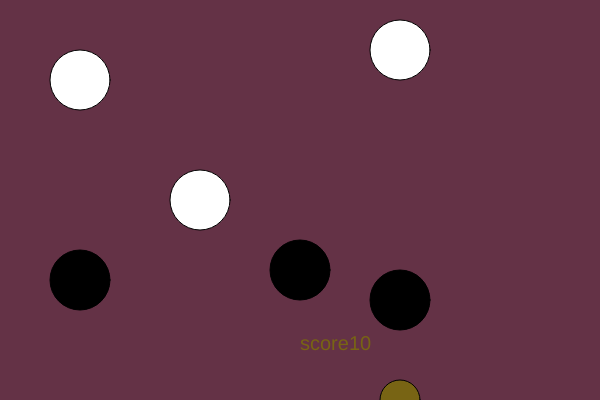
Frame 1 (no input)
Frame 60 (no input): identical to frame 1, image omitted
Frame 120 (the mouse pressed at the canvas centre since frame 60): identical to frame 1, image omitted

The p5.js sketch that drew this single still picture (run headless with seeded random() and noise() and a simulated clock; from frame 60 on, the mouse is pressed at the canvas centre):

// p5.js sketch
// ── sketch.js
let score = 10;
let move = 3;

let collide = false;
let ava1;

let bubbles = [];
let bubbles2 = [];
let objectX = [200, 400, 80];
let objectY = [200, 50, 80];
let object2X = [400, 300, 80];
let object2Y = [300, 270, 280];

function setup() {
  createCanvas(600, 400);
  // rectMode(CENTER);
  textSize(20);


  for (let i = 0; i < 3; i++) { //white bubble
    bubbles[i] = new Bubble(objectX[i], objectY[i],10,255);
  }


  for (j = 0; j < 3; j++) { //black bubble
    bubbles2[j] = new Bubble(object2X[j], object2Y[j],10,0)
  }

  ava1 = new Avator();

}

function draw() {
  background(100, 50, 70)


  if (collide == true) {
    move = move * -1
  } else {
    move = 3
  }

  for (i = 0; i < 3; i++) { //white bubble


    bubbles[i].body();
    bubbles[i].checkCollision(ava1.x,ava1.y,0);
  }

  for (j = 0; j < 3; j++) { //black bubble

    bubbles2[j].body();
    bubbles2[j].checkCollision(ava1.x,ava1.y,255);

  }

  ava1.body();
  ava1.move();
  // ava1.checkCollison()
  // ava1.checkCollison2()



  text('score' + score, width / 2, 350)

}



function keyPressed() {

  for (let i = 0; i < 3; i++) {
    let d = int(dist(ava1.x, ava1.y, bubbles[i].x, bubbles[i].y)); //set broundries for white circles.
    if (keyCode == 32 && d < 55) {

      console.log('hit sadness');
      score = score - 1;
    }
  }
}


//black happiness circles



class Bubble {
  constructor(x, y, r,c) {
    this.x = x;
    this.y = y;
    this.r = 60;
    this.c =color(c);
  }

  body() {
    fill(this.c);
    ellipse(this.x, this.y, this.r);
  }
  // body2() {
  //   fill(c2);
  //   ellipse(this.x, this.y, this.r);
  // }
  checkCollision(a,b,newColor){
    if(dist(this.x,this.y,a,b)<this.r){
      this.c = newColor;
    }else{
      this.c =abs(newColor-255);
    }
  }
}




class Avator {

  constructor(x, y, r) {
    this.x = 400;
    this.y = 400;
    this.r = 40;
    this.c = color(120, 100, 20)
  }


  body() {
    fill(this.c);
    ellipse(this.x, this.y, this.r)
  }


  move() {

    if (keyIsDown(87)) { //press W to go up
      this.y -= move;
    }
    if (keyIsDown(83)) { //press S to go down
      this.y += move;
    }
    if (keyIsDown(65)) { //press A to go left
      this.x -= move;
    }
    if (keyIsDown(68)) { //press D to go right
      this.x += move;
    }

    //////////set the boundry for the window//////////

    if (this.x < 0) { //set left window boundry
      this.x = this.x + move
    }
    if (this.x > width) { //set right window boundry
      this.x = this.x - move
    }
    if (this.y < 0) { //set top window boundry
      this.y = this.y + move
    }
    if (this.y > height) { //set bottom window boundry
      this.y = this.y - move
    }
  }

  //////set the boundry for each circle//////////////

  // checkCollison() {
  //   //
  //   // // for (i = 0; i < 3; i++) {
  //   //
  //   // let d = dist(this.x, this.y, bubbles[0].x, bubbles[0].y);
  //   // let d2 = dist(this.x, this.y, bubbles[1].x, bubbles[1].y);
  //   // let d3 = dist(this.x, this.y, bubbles[2].x, bubbles[2].y)
  //   //
  //   //
  //   // if (d < 50 || d2 < 50 || d3 < 50) {
  //   //   // move = move * -1;
  //   //   collide = true
  //   //   // move = !move ;
  //   //   //   console.log('bumped')
  //   // } else {
  //   //   collide = false;
  //   // }
  // }




  //
  // checkCollison2() {
  //   //
  //   //
  //   // let d2d = dist(this.x, this.y,
  //   //   bubbles2[0].x, bubbles2[0].y);
  //   // let d2d1 = dist(this.x, this.y,
  //   //   bubbles2[1].x, bubbles2[1].y);
  //   // let d2d2 = dist(this.x, this.y,
  //   //   bubbles2[2].x, bubbles2[2].y);
  //   //
  //   // if (d2d < 50 || d2d1 < 50 || d2d2 < 50) {
  //   //   // move = move * -1;
  //   //   collide = true
  //   //   // console.log('bumped')
  //   // } else {
  //   //   // move = 3;
  //   //   collide = false;
  //   //
  //   //   // console.log('no bumped')
  //   // }
  //
  // }
}
